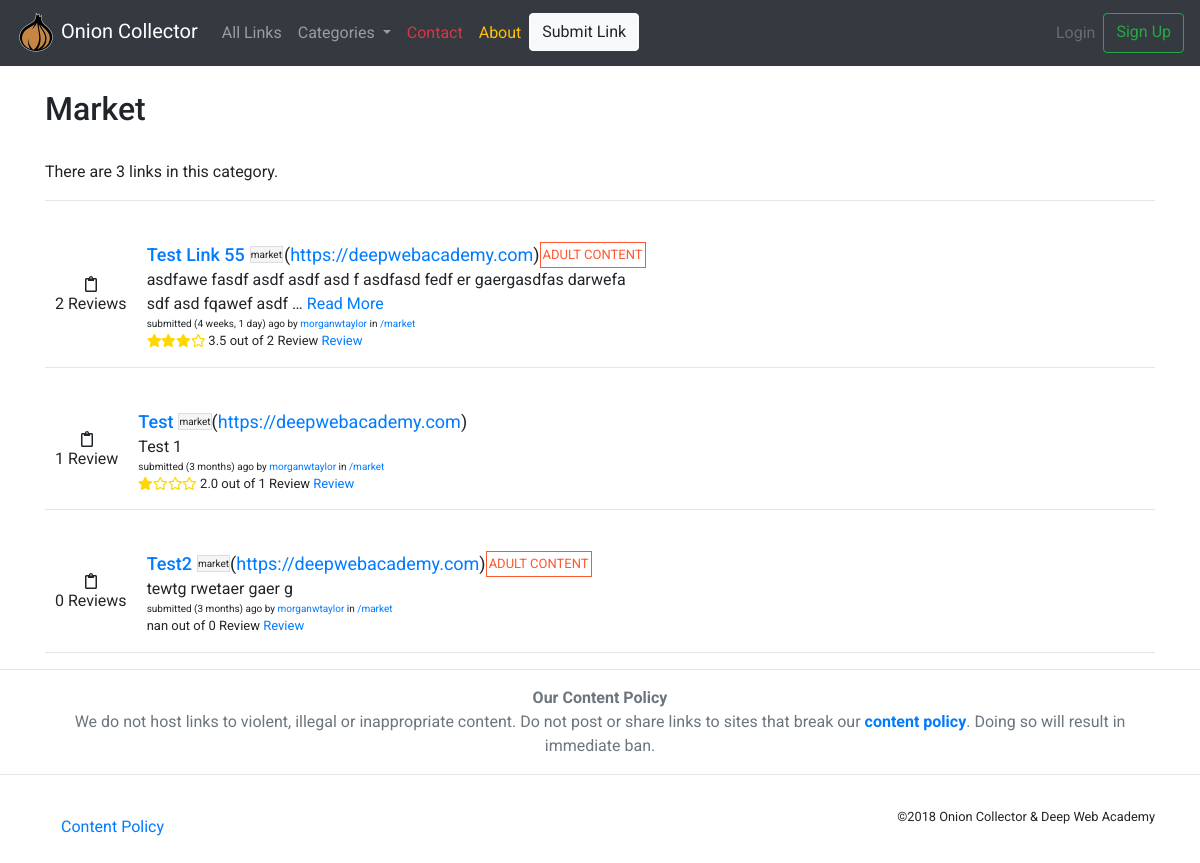
The app's page /links/category/market/ with its own data.
### links/models.py (models this page shows, shortened)
class Category(models.Model):
    title = models.CharField(max_length=25)
    slug = models.SlugField(unique=True)
    def __str__(self):
        return self.title
    class Meta:
        verbose_name_plural = "Categories"

class Link(models.Model):
    user = models.ForeignKey(settings.AUTH_USER_MODEL,on_delete=models.DO_NOTHING, related_name='links')
    created_at = models.DateTimeField(
            auto_now=True)
    title = models.CharField(max_length=30)
    slug = models.SlugField(unique=True)
    description = models.TextField(max_length = 255)
    category = models.ForeignKey(Category,on_delete=models.DO_NOTHING, related_name='links', null=True, blank=True)
    link = models.URLField(default = 'https://deepwebacademy.com')
    nsfw = models.BooleanField(default = False)
    votes = models.IntegerField(default = 1)
    likes = models.ManyToManyField(settings.AUTH_USER_MODEL, blank=True, related_name='link_likes')
    class Meta:
        ordering = ["-created_at"]
        unique_together = ['user', 'title']
    def average_rating(self):
        all_ratings = list(map(lambda x: x.rating, self.review_set.all()))
        return np.mean(all_ratings)

class Review(models.Model):
    RATING_CHOICES = (
        (1, '1 Star'),
        (2, '2 Star'),
        (3, '3 Star'),
        (4, '4 Star'),
        (5, '5 Star')
    )
    user = models.ForeignKey(settings.AUTH_USER_MODEL, on_delete=models.DO_NOTHING)
    link = models.ForeignKey(Link, on_delete=models.DO_NOTHING)
    created_at = models.DateTimeField(auto_now=True)
    title = models.CharField(max_length=50)
    review = models.TextField(max_length=250, default="")
    rating = models.IntegerField(choices = RATING_CHOICES, default=1)

### links/views.py (the view)
# urls.py: path('category/<slug>/', views.CategoryDetailView.as_view(), name='category_detail'),
class CategoryDetailView(generic.DetailView):
    model = Category
    template_name = "links/categories/category_detail.html"

### links/templatetags/link_extras.py (called while the page is built)
@register.inclusion_tag('links/categories/category_nav.html')
def nav_category_list():
    category = Category.objects.all()
    return {'category': category}

### links/templates/links/categories/category_detail.html (shortened to what this page needs)
{% extends 'base.html' %}
{% load staticfiles %}
{% block content %}
<article>
  <br>
  <h2> {{ category.title|capfirst }} </h2>
  <br>
  There {{category.links.count|pluralize:"is,are"}} {{ category.links.count }} link{{ category.links.count|pluralize}} in this category.
  <hr>
  <section>
      {% for link in category.links.all %}
        {% include 'links/base/_link.html' %}
      {% endfor %}
  </section>
</article>
{% endblock %}

### links/templates/links/base/_link.html (shortened to what this page needs)
{% load staticfiles %}
<div class="content-container">
  <div class="pt-4">
      <div class="content-container">
        <div class="content-upvote-container">
          <a><i class="far fa-clipboard"></i></a>
            <p>{{ link.review_set.count }} Review{{ link.review_set.count|pluralize  }}</p>
        </div>
        <div class="content-info">
          <div class="content-title">
            <a href="{% url 'links:detail' slug=link.slug %}"><h1 class="link-title no-wrap t-l">{{ link.title|lower|title }}</h1></a>
            <div class="link-category">
              <p class="t-xs">{{ link.category|lower }}</p>
            </div>
            <p class="t-l">({{ link.link|urlize }})</p>
            {% if link.nsfw == True %}
            <div class="link-nsfw">
              <p class="t-s">ADULT CONTENT</p>
            </div>
            {% endif %}
          </div>
          <div class="content-description">
            <p class="t-m"> {% if link.description|wordcount <= 15 %}
                              {{ link.description }}
                            {% else %}
                              {{ link.description|truncatewords:15 }}
                              <a href="{% url 'links:detail' slug=link.slug %}">Read More</a>
                            {% endif %}
            </p>
          </div>
          <div class="content-details">
            <p class="t-xs">submitted ({{ link.created_at|timesince }}) ago by <a href="{% url 'links:user_account' username=link.user.username %}">{{ link.user }}</a> in <a href="{% url 'links:category_detail' slug=link.category.slug %}">/{{link.category.slug}}</a></p>
            <p class="t-s"<p>
                <span class="stars" data-rating="{{ link.average_rating }}" data-num-stars="5" ></span>
                {{ link.average_rating }} out of {{ link.review_set.count }} Review{{ link.review_set|pluralize }}
              <a href="{% url 'links:review' slug=link.slug %}"> Review</a>
              </p>
          </div>
        </div>
      </div>
  </div>
</div>
<hr>

### onioncollector/static/css/layout.css (style rules this page uses)
* { font-family: 'Roboto', sans-serif; }
p { margin: 0px; }
.t-xs { font-size: x-small; }
.t-s { font-size: small; }
.t-m { font-size: medium; }
.t-l { font-size: large; }

### onioncollector/static/css/link.css (style rules this page uses)
.link-title { margin: 0px 5px 0px 0px; }
.link-category { background-color: #f5f5f5; border: 0.92px solid #dddddd; margin-right: auto; }
.link-nsfw { background-color: #ffffff; border: 1.1px solid #ff582e; color: #ff582e; margin-right: auto; padding: 2px; }
.no-wrap { flex: 0 0 auto; }
.pt-4 { padding:0; }
.content-container { display: flex; align-items: center; flex-wrap: wrap; }
.content-upvote-container { display: flex; flex-direction: column; margin: 0 10 0 10; align-items: center; justify-content: center; }
.content-info { flex-direction: column; flex-wrap: wrap; flex: 1 1; margin: 0 0 0 10px; }
.content-title { display: flex; align-self: flex-start; align-items: center; justify-content: space-between; flex-wrap: wrap; margin: 0px; }
.content-description, .review-description { max-width: 500px; }

### records on screen
Category: title "Market", links.count "3"
Link: review_set.count "2", title "Test Link 55", category "market", link "https://deepwebacademy.com", nsfw "ADULT CONTENT", description "asdfawe fasdf asdf asdf asd f asdfasd fedf er gaergasdfas darwefa sdf asd fqawef asdf …", created_at "4 weeks, 1 day", user "morganwtaylor", category.slug "market", average_rating "3.5"
Link: review_set.count "1", title "Test", category "market", link "https://deepwebacademy.com", description "Test 1", created_at "3 months", user "morganwtaylor", category.slug "market", average_rating "2.0"
Link: review_set.count "0", title "Test2", category "market", link "https://deepwebacademy.com", nsfw "ADULT CONTENT", description "tewtg rwetaer gaer g", created_at "3 months", user "morganwtaylor", category.slug "market", average_rating "nan"
